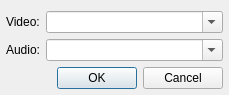
<?xml version="1.0" encoding="UTF-8"?>
<ui version="4.0">
 <class>SettingsDialog</class>
 <widget class="QDialog" name="SettingsDialog">
  <property name="geometry">
   <rect>
    <x>0</x>
    <y>0</y>
    <width>229</width>
    <height>93</height>
   </rect>
  </property>
  <property name="windowTitle">
   <string>MPlayer Settings</string>
  </property>
  <layout class="QGridLayout" name="gridLayout">
   <property name="leftMargin">
    <number>6</number>
   </property>
   <property name="rightMargin">
    <number>6</number>
   </property>
   <property name="bottomMargin">
    <number>6</number>
   </property>
   <item row="0" column="0">
    <widget class="QLabel" name="label">
     <property name="text">
      <string>Video:</string>
     </property>
    </widget>
   </item>
   <item row="0" column="1">
    <widget class="QComboBox" name="videoComboBox">
     <property name="editable">
      <bool>true</bool>
     </property>
    </widget>
   </item>
   <item row="1" column="0">
    <widget class="QLabel" name="label_2">
     <property name="text">
      <string>Audio:</string>
     </property>
    </widget>
   </item>
   <item row="1" column="1">
    <widget class="QComboBox" name="audioComboBox">
     <property name="editable">
      <bool>true</bool>
     </property>
    </widget>
   </item>
   <item row="2" column="1">
    <widget class="QDialogButtonBox" name="buttonBox">
     <property name="standardButtons">
      <set>QDialogButtonBox::Cancel|QDialogButtonBox::Ok</set>
     </property>
    </widget>
   </item>
  </layout>
 </widget>
 <resources/>
 <connections>
  <connection>
   <sender>buttonBox</sender>
   <signal>accepted()</signal>
   <receiver>SettingsDialog</receiver>
   <slot>accept()</slot>
   <hints>
    <hint type="sourcelabel">
     <x>199</x>
     <y>78</y>
    </hint>
    <hint type="destinationlabel">
     <x>20</x>
     <y>76</y>
    </hint>
   </hints>
  </connection>
  <connection>
   <sender>buttonBox</sender>
   <signal>rejected()</signal>
   <receiver>SettingsDialog</receiver>
   <slot>reject()</slot>
   <hints>
    <hint type="sourcelabel">
     <x>202</x>
     <y>78</y>
    </hint>
    <hint type="destinationlabel">
     <x>40</x>
     <y>81</y>
    </hint>
   </hints>
  </connection>
 </connections>
</ui>
